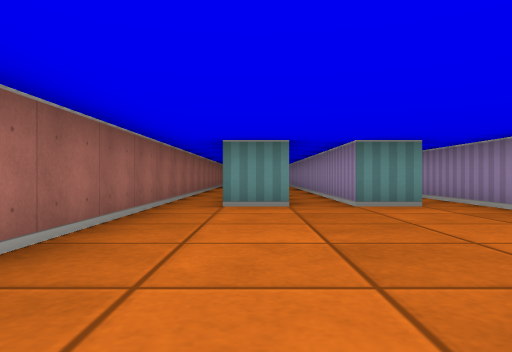
view 1 (above)

17 first-person views from a walk through a cub3D ray-caster map. The camera is about half as high as the walls, looks level and sees 70° across. The floor is counted in squares. Each view is taken from the middle of a square. On the plan, view 1 faces up. The plan holds only what a view shows up to about 9 squares ahead; the rest is blank.

view 2
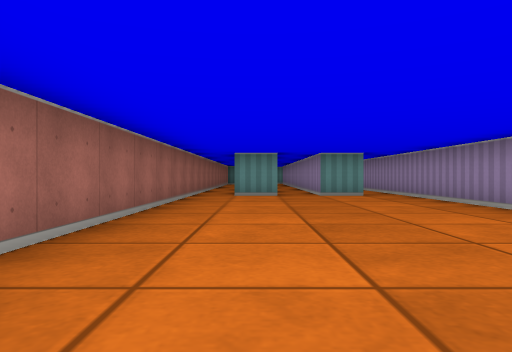

view 3
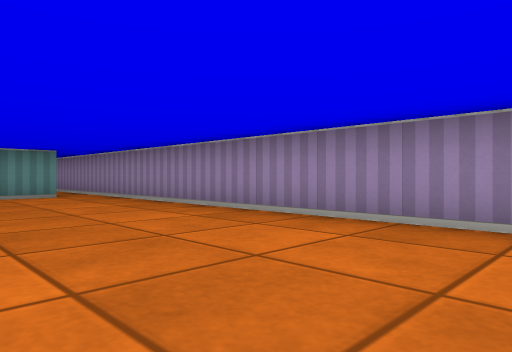

view 4
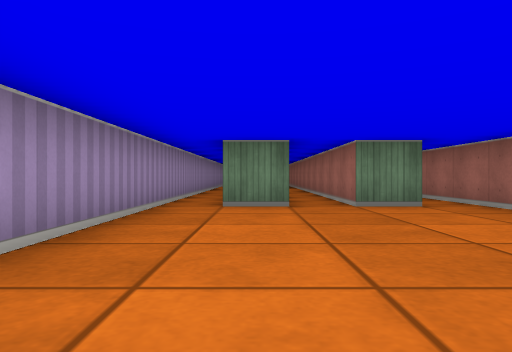

view 5
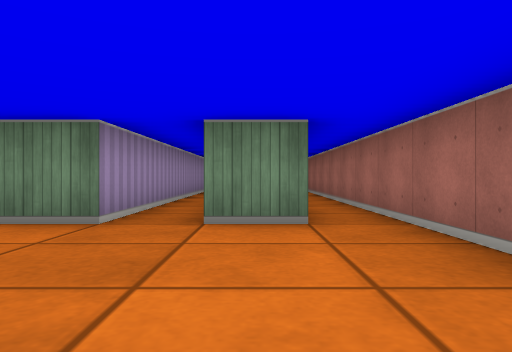

view 6
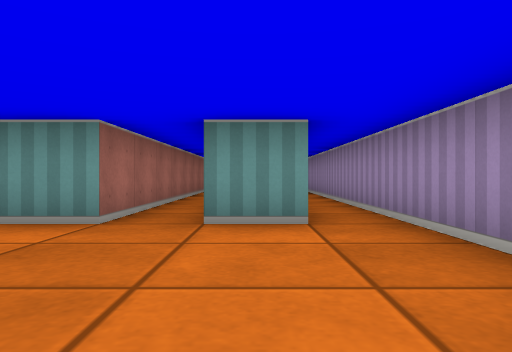

view 7
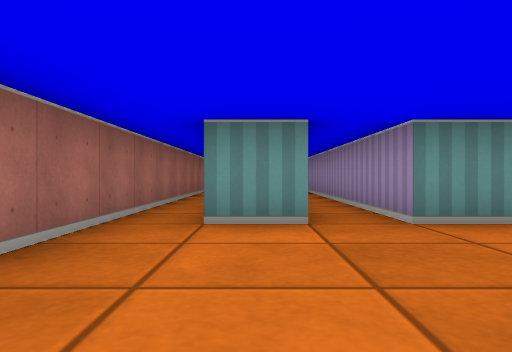

view 8
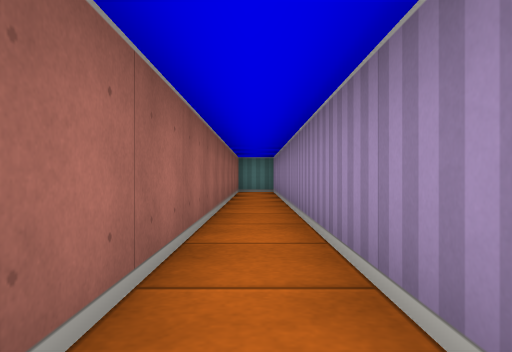

view 9
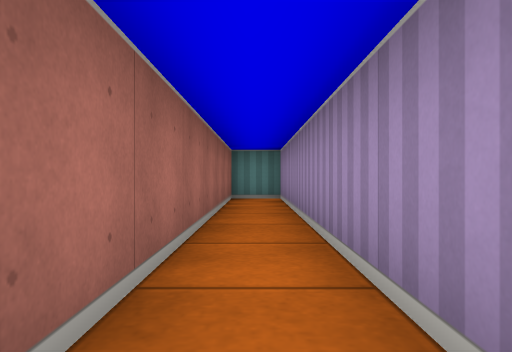

view 10
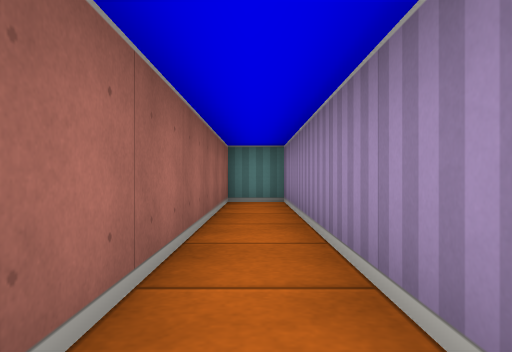

view 11
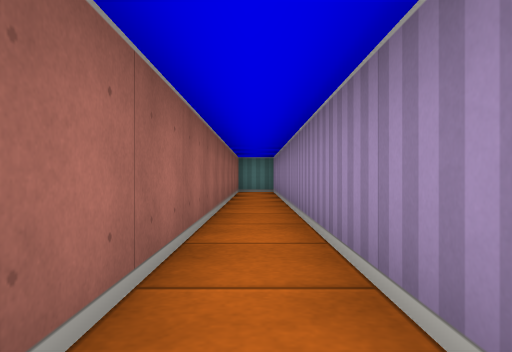

view 12
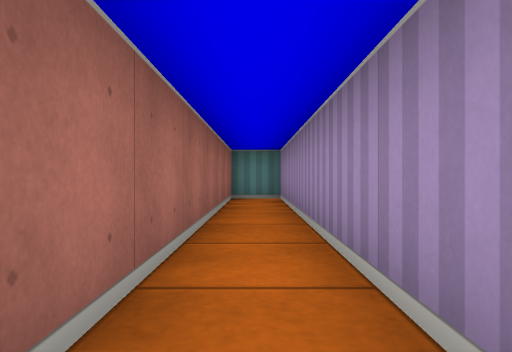

view 13
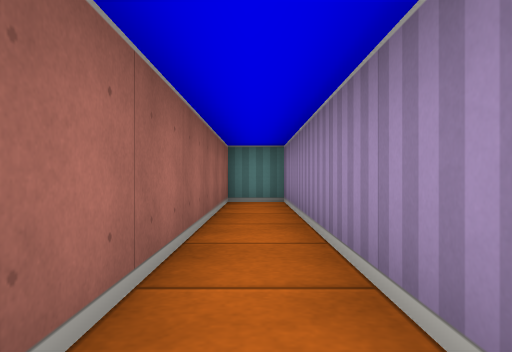

view 14
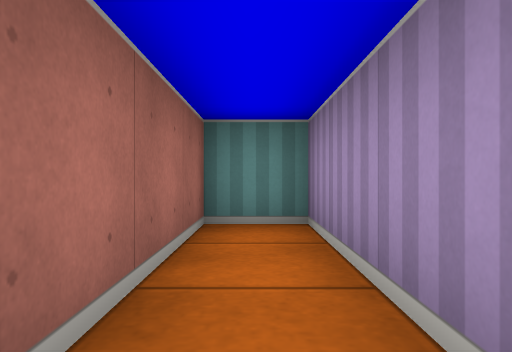

view 15
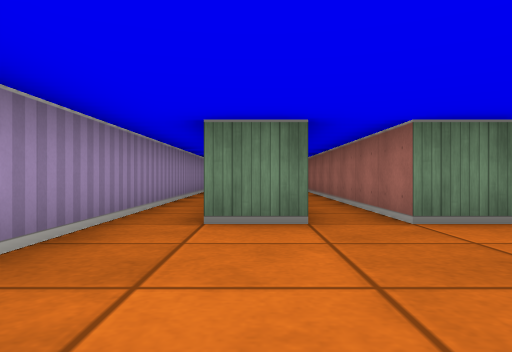

view 16
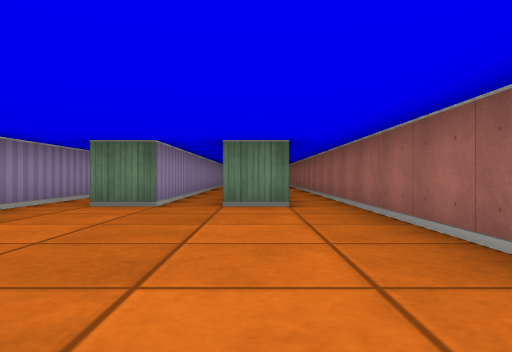

view 17
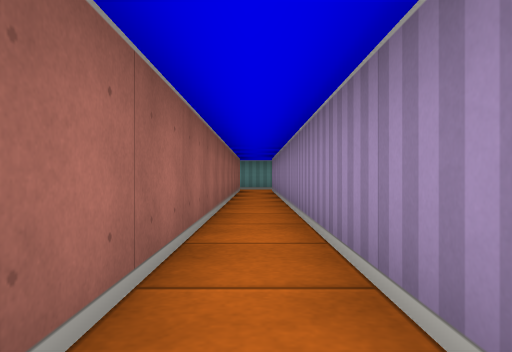

### Floor plan
Points are (right, up) in squares from view 1. A wall is a line through its corners. A room is listed if a view was taken in it or the views show most of it. See-through windows are left out.
Room 1 (views 1, 2, 3, 4, 5, 6, 7, 8, 9, 10, 11, 12, 13, 14, 15, 16)
walls: (-0.6, -3.5) (0.5, -3.5) (0.5, -9); (1.5, -8.9) (1.5, -3.5) (2.5, -3.5); (3.5, -8.9) (3.5, 16.5) (2.5, 16.5) (2.5, 6.6); (0.5, 5.5) (-0.5, 5.5); (2.6, 5.5) (1.5, 5.5); (-0.5, 6.6) (-0.5, 16.5) (-1.5, 16.5) (-1.5, -9)
ways out: opening at (1, 6) to room 2
Room 2 (view 17)
walls: (0.5, 14.9) (0.5, 5.5); (1.5, 5.5) (1.5, 14.8)
ways out: opening at (1, 6) to room 1

Where each view was taken, in squares from view 1:
view 1: 0 up, 0 right, facing up
view 2: 3 down, 0 right, facing up
view 3: 3 down, 0 right, facing up-right
view 4: 2 up, 2 right, facing down
view 5: 0 up, 0 right, facing down
view 6: 2 up, 2 right, facing up
view 7: 2 up, 0 right, facing up
view 8: 6 up, 1 left, facing up
view 9: 9 up, 1 left, facing up
view 10: 10 up, 1 left, facing up
view 11: 6 up, 3 right, facing up
view 12: 9 up, 3 right, facing up
view 13: 10 up, 3 right, facing up
view 14: 13 up, 3 right, facing up
view 15: 0 up, 2 right, facing down
view 16: 2 up, 0 right, facing down
view 17: 6 up, 1 right, facing up
